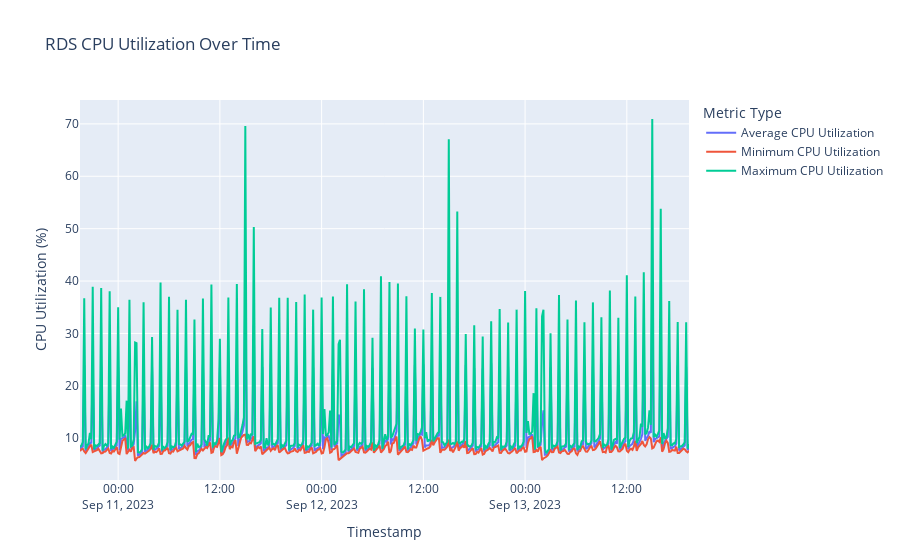

The cell this chart's notebook holds for it:
### Code cell
import plotly.subplots as sp
import plotly.graph_objs as go
import pandas as pd
from datetime import datetime, timedelta

# Assuming you have the cpu_data DataFrame containing the CPU utilization data
# Make sure the DataFrame is correctly populated from your previous code

# Create a subplot with multiple lines
fig = sp.make_subplots(rows=1, cols=1)  # You can adjust the number of rows and columns as needed

# Add traces for average, minimum, and maximum CPU utilization
trace_avg = go.Scatter(x=cpu_data['Timestamp'], y=cpu_data['Average_CPUUtilization'], mode='lines', name='Average CPU Utilization')
trace_min = go.Scatter(x=cpu_data['Timestamp'], y=cpu_data['Minimum_CPUUtilization'], mode='lines', name='Minimum CPU Utilization')
trace_max = go.Scatter(x=cpu_data['Timestamp'], y=cpu_data['Maximum_CPUUtilization'], mode='lines', name='Maximum CPU Utilization')

# Add the traces to the subplot
fig.add_trace(trace_avg)
fig.add_trace(trace_min)
fig.add_trace(trace_max)

# Customize the layout
fig.update_layout(
    title='RDS CPU Utilization Over Time',
    xaxis=dict(title='Timestamp'),
    yaxis=dict(title='CPU Utilization (%)'),
    legend=dict(title='Metric Type')
)

# Show the interactive chart
fig.show()

### Figure 1 — Plotly figure (JSON) as saved in the notebook; plotly's stock layout.template omitted (floating-point values rounded to 4 significant figures; data arrays with more than 128 entries replaced by an {"elided": "..."} marker saying what was removed)
{"data": [{"mode": "lines", "name": "Average CPU Utilization", "type": "scatter", "x": {"elided": "432 str values"}, "y": {"elided": "432 float values"}}, {"mode": "lines", "name": "Minimum CPU Utilization", "type": "scatter", "x": {"elided": "432 str values"}, "y": {"elided": "432 float values"}}, {"mode": "lines", "name": "Maximum CPU Utilization", "type": "scatter", "x": {"elided": "432 str values"}, "y": {"elided": "432 float values"}}], "layout": {"legend": {"title": {"text": "Metric Type"}}, "title": {"text": "RDS CPU Utilization Over Time"}, "xaxis": {"anchor": "y", "domain": [0, 1], "title": {"text": "Timestamp"}}, "yaxis": {"anchor": "x", "domain": [0, 1], "title": {"text": "CPU Utilization (%)"}}}}
